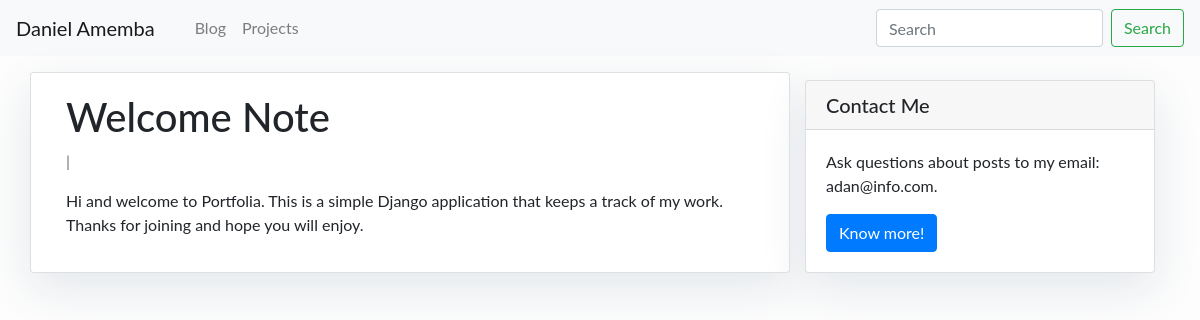
/welcome-post/, run on the app's committed database.
### blog/models.py (models this page shows, shortened)
class Wikis(models.Model):
    title = models.CharField(max_length=200, unique=True)
    slug = models.SlugField(max_length=200, unique=True)
    author = models.ForeignKey(User, on_delete=models.CASCADE, related_name="wiki_posts")
    content = models.TextField()
    created = models.DateTimeField(auto_now_add=True)
    updated = models.DateTimeField(auto_now=True)
    status = models.IntegerField(choices=STATUS, default=0)
    class Meta:
        ordering = ['-created']

### blog/views.py (the view)
# urls.py: path('<slug:slug>/', views.WikisDetail.as_view(), name='wiki_detail'),
class WikisDetail(generic.DetailView):
    model = Wikis
    template_name = 'wiki_detail.html'

### blog/templates/wiki_detail.html
{% extends 'base.html' %} {% block content %}
<div class="container">
  <div class="row">
    <div class="col-md-8 card mb-4  mt-3 left  top">
      <div class="card-body">
        <h1>{% block title %} {{ object.title }} {% endblock title %}</h1>
        <p class=" text-muted">{{ wiki.author }} | {{ wiki.created }}</p>
        <p class="card-text ">{{ object.content | safe }}</p>
      </div>
    </div>
    {% block sidebar %} {% include 'sidebar.html' %} {% endblock sidebar %}
  </div>
</div>
{% endblock content %}

### blog/templates/base.html (style rules this page uses)
body { font-family: "Lato", sans-serif; font-size: 16px; background-color: #fdfdfd; }

### blog/templates/sidebar.html (style rules this page uses)
.card { box-shadow: 0 16px 48px #E3E7EB; }

### data on the page
Wikis: title "Welcome Note", content "Hi and welcome to Portfolia. This is a simple Django application that keeps a track of my work. Thanks for joining and hope you will enjoy."
